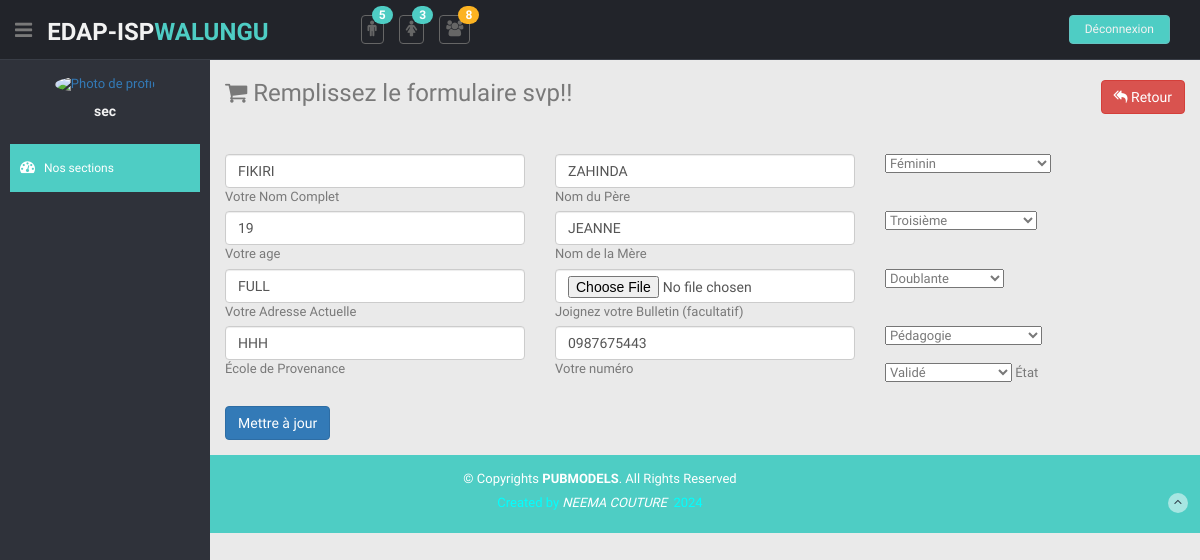
Screenshot of /edit.php?id=19 (signed in) with the database file from the repository.
### tables this page shows
CREATE TABLE IF NOT EXISTS `inscription` (
  `id` int NOT NULL AUTO_INCREMENT,
  `noms` varchar(255) NOT NULL,
  `genre` varchar(50) NOT NULL,
  `nompere` varchar(255) NOT NULL,
  `age` varchar(255) NOT NULL,
  `classe` varchar(50) NOT NULL,
  `nommere` varchar(255) NOT NULL,
  `adresse` varchar(255) NOT NULL,
  `etatClasse` varchar(50) NOT NULL,
  `bulletin` varchar(255) NOT NULL,
  `ecoleprov` varchar(255) NOT NULL,
  `section` varchar(50) NOT NULL,
  `numTel` varchar(255) NOT NULL,
  `etat` varchar(255) NOT NULL,
  `date` timestamp NOT NULL,
  PRIMARY KEY (`id`)
);

### total_general.php (called while the page is built, shortened)
<?php
function getTotalInscriptionsValide() {
    $pdo = getConnection();
    $sql = "SELECT COUNT(*) FROM inscription WHERE etat = 'validé'";
    $stmt = $pdo->prepare($sql);
    $stmt->execute();
    return $stmt->fetchColumn();
}
$totalInscriptionsValide = getTotalInscriptionsValide();
function getTotalFilleValide() {
    $pdo = getConnection();
    $sql = "SELECT COUNT(*) FROM inscription WHERE etat = 'validé' AND genre = 'F'";
    $stmt = $pdo->prepare($sql);
    $stmt->execute();
    return $stmt->fetchColumn();
}
$totalFilleValide = getTotalFilleValide();
function getTotalGarconValide() {
    $pdo = getConnection();
    $sql = "SELECT COUNT(*) FROM inscription WHERE etat = 'validé' AND genre = 'M'";
    $stmt = $pdo->prepare($sql);
    $stmt->execute();
    return $stmt->fetchColumn();
}
$totalGarconValide = getTotalGarconValide();
?>

### auth.php (called while the page is built, shortened)
<?php
function getUserInfo() {
    if (isset($_SESSION['user_id'])) {
        return [
            'username' => $_SESSION['username'] ?? 'Invité',
            'photo' => $_SESSION['photo'] ?? 'default.jpg',
        ];
    }
    return [
        'username' => 'Invité',
        'photo' => 'default.jpg',
    ];
}
?>

### edit.php (the view, shortened to what this page needs)
<?php
require_once 'C:/wamp64/www/edap/auth.php';
require_once 'total_general.php';
$userInfo = getUserInfo();
$username = $userInfo['username'];
$photo = $userInfo['photo'] ?? 'uploads/default.jpg';
$inscription = null;
if (isset($_GET['id'])) {
    $id = intval($_GET['id']);
    $pdo = getConnection();
    $stmt = $pdo->prepare("SELECT * FROM inscription WHERE id = :id");
    $stmt->bindValue(':id', $id, PDO::PARAM_INT);
    $stmt->execute();
    $inscription = $stmt->fetch(PDO::FETCH_ASSOC);
}
?>
<!DOCTYPE html>
<html lang="en">
<head>
    <link href="lib/bootstrap/css/bootstrap.min.css" rel="stylesheet">
    <link href="lib/font-awesome/css/font-awesome.css" rel="stylesheet" />
    <link href="css/style.css" rel="stylesheet">
    <link href="css/style-responsive.css" rel="stylesheet">
    <link href="lib/advanced-datatable/css/demo_page.css" rel="stylesheet" />
    <link href="lib/advanced-datatable/css/demo_table.css" rel="stylesheet" />
    <link rel="stylesheet" href="lib/advanced-datatable/css/DT_bootstrap.css" />
    <link rel="stylesheet" href="https://cdn.datatables.net/1.10.21/css/jquery.dataTables.min.css">
</head>
<body>
<section id="container">
    <header class="header black-bg">
        <div class="sidebar-toggle-box">
            <div class="fa fa-bars tooltips" data-placement="right" data-original-title="Toggle Navigation"></div>
        </div>
        <a href="index.php" class="logo"><b>EDAP-ISP<span>WALUNGU</span></b></a>
        <div class="nav notify-row" id="top_menu">
            <ul class="nav top-menu">
                <li class="dropdown">
                    <a data-toggle="dropdown" class="dropdown-toggle" href="index.html#">
                        <i class="fa fa-male"></i>
                        <span class="badge bg-theme"><?= htmlspecialchars($totalGarconValide) ?></span>
                    </a>
                </li>
                <li id="header_inbox_bar" class="dropdown">
                    <a data-toggle="dropdown" class="dropdown-toggle" href="index.html#">
                        <i class="fa fa-female"></i>
                        <span class="badge bg-theme"><?= htmlspecialchars($totalFilleValide) ?></span>
                    </a>
                </li>
                <li id="header_notification_bar" class="dropdown">
                    <a data-toggle="dropdown" class="dropdown-toggle" href="index.html#">
                        <i class="fa fa-group"></i>
                        <span class="badge bg-warning"><?= htmlspecialchars($totalInscriptionsValide) ?></span>
                    </a>
                </li>
            </ul>
        </div>
        <div class="top-menu">
            <ul class="nav pull-right top-menu">
                <li><a class="logout" href="logout.php">Déconnexion</a></li>
            </ul>
        </div>
    </header>
    <aside>
        <div id="sidebar" class="nav-collapse ">
            <ul class="sidebar-menu" id="nav-accordion">
                <p class="centered">
                <?php if ($photo): ?>
                    <a href=""><img src="<?= htmlspecialchars($photo) ?>" alt="Photo de profil" class="img-circle" style="width: 150px; height: auto;"></a>
                <?php endif; ?>
                </p>
                <h5 class="centered"><?= htmlspecialchars($username) ?></h5>
                <li class="mt">
                    <a class="active" href="">
                        <i class="fa fa-dashboard"></i>
                        <span>Nos sections</span>
                    </a>
                </li>
            </ul>
        </div>
    </aside>
    <section id="main-content">
        <section class="wrapper">
            <h3><i class="fa fa-shopping-cart"></i> Remplissez le formulaire svp!! <a href="index.php"><button class="btn btn-large btn-danger pull-right"><i class="fa fa-reply-all"></i> Retour</button></a> </h3>
            <br><br>
            <form method="POST" action="edit.php?id=<?= htmlspecialchars($inscription['id'] ?? '') ?>" enctype="multipart/form-data">
                <div class="row">
                    <div class="col-md-4 mb-3">
                        <div class="form-floating">
                            <input type="text" name="noms" class="form-control" value="<?= htmlspecialchars($inscription['noms'] ?? '') ?>" required>
                            <label for="floatingInput1">Votre Nom Complet</label>
                        </div>
                    </div>
                    <div class="col-md-4 mb-3">
                        <div class="form-floating">
                            <input type="text" name="nompere" class="form-control" value="<?= htmlspecialchars($inscription['nompere'] ?? '') ?>" required>
                            <label for="floatingInput2">Nom du Père</label>
                        </div>
                    </div>
                    <div class="col-md-4 mb-3">
                        <div class="form-floating">
                            <select name="genre" class="form-select" required>
                                <option value="F" <?= ($inscription['genre'] == 'F') ? 'selected' : ''; ?>>Féminin</option>
                            </select>
                        </div>
                    </div>
                </div>
                <div class="row">
                    <div class="col-md-4 mb-3">
                        <div class="form-floating">
                            <input type="text" name="age" class="form-control" value="<?= htmlspecialchars($inscription['age'] ?? '') ?>" required>
                            <label for="floatingInput3">Votre age</label>
                        </div>
                    </div>
                    <div class="col-md-4 mb-3">
                        <div class="form-floating">
                            <input type="text" name="nommere" class="form-control" value="<?= htmlspecialchars($inscription['nommere'] ?? '') ?>" required>
                            <label for="floatingInput4">Nom de la Mère</label>
                        </div>
                    </div>
                    <div class="col-md-4 mb-3">
                        <div class="form-floating">
                            <select name="classe" class="form-select" required>
                                <option value="3ème" <?= ($inscription['classe'] == '3ème') ? 'selected' : ''; ?>>Troisième</option>
                            </select>
                        </div>
                    </div>
                </div>
                <div class="row">
                    <div class="col-md-4 mb-3">
                        <div class="form-floating">
                            <input type="text" name="adresse" class="form-control" value="<?= htmlspecialchars($inscription['adresse'] ?? '') ?>" required>
                            <label for="floatingInput5">Votre Adresse Actuelle</label>
                        </div>
                    </div>
                    <div class="col-md-4 mb-3">
                        <div class="form-floating">
                            <input type="file" name="bulletin" class="form-control" accept="application/pdf">
                            <label for="floatingInput6">Joignez votre Bulletin (facultatif)</label>
                        </div>
                    </div>
                    <div class="col-md-4 mb-3">
                        <div class="form-floating">
                            <select name="etatClasse" class="form-select" required>
                                <option value="Doublante" <?= ($inscription['etatClasse'] == 'Doublante') ? 'selected' : ''; ?>>Doublante</option>
                            </select>
                        </div>
                    </div>
                </div>
                <div class="row">
                    <div class="col-md-4 mb-3">
                        <div class="form-floating">
                            <input type="text" name="ecoleprov" class="form-control" value="<?= htmlspecialchars($inscription['ecoleprov'] ?? '') ?>" required>
                            <label for="floatingInput7">École de Provenance</label>
                        </div>
                    </div>
                    <div class="col-md-4 mb-3">
                        <div class="form-floating">
                            <input type="number" name="numTel" class="form-control" value="<?= htmlspecialchars($inscription['numTel'] ?? '') ?>" required>
                            <label for="floatingInput8">Votre numéro</label>
                        </div>
                    </div>
                    <div class="col-md-4 mb-3">
                        <div class="form-floating">
                            <select name="section" class="form-select" required>
                                <option value="Péd" <?= ($inscription['section'] == 'Péd') ? 'selected' : ''; ?>>Pédagogie</option>
                            </select>
                        </div>
                    </div><br><br>
                    <div class="col-md-4 mb-3">
                      <div class="form-floating">
                          <select name="etat" class="form-select" required>
                              <option value="validé" <?= ($inscription['etat'] == 'validé') ? 'selected' : ''; ?>>Validé</option>
                          </select>
                          <label for="etat">État</label>
                      </div>
                  </div>
                </div>
                <br>
                <button type="submit" class="btn btn-primary">Mettre à jour</button>
            </form>
        </section>
    </section>
    <footer class="site-footer">
        <div class="text-center">
            <p>&copy; Copyrights <strong>PUBMODELS</strong>. All Rights Reserved</p>
            <div class="credits" style="color: aqua;">
                <p>Created by <a href="https://www.linkedin.com/in/egide-batera-81057a217/?originalSubdomain=cd"><em>NEEMA COUTURE</em></a> &nbsp;<?= date('Y') ?></p>
            </div>
            <a href="panels.html#" class="go-top">
                <i class="fa fa-angle-up"></i>
            </a>
        </div>
    </footer>
</section>
</body>
</html>

### css/style.css (style rules this page uses)
body { color: #797979; background: #eaeaea; font-family: 'Ruda', sans-serif; padding: 0px !important; margin: 0px !important; font-size:13px; }
ul li { list-style: none; }
a, a:hover, a:focus { text-decoration: none; outline: none; }
#container { width: 100%; height: 100%; }
.bg-theme { background-color: #4ECDC4; }
.centered { text-align: center; }
.mt { margin-top: 25px; }
ul.top-menu > li > .logout { color: #f2f2f2; font-size: 12px; border-radius: 4px; -webkit-border-radius: 4px; border: 1px solid #64c3c2 !important; padding: 5px 15px; margin-right: 15px; background: #4ECDC4; margin-top: 15px; }
#sidebar { width: 210px; height: 100%; position: fixed; background: #2f323a; }
#sidebar h5 { color: #f2f2f2; font-weight: 700; }
#sidebar ul li { position: relative; }
ul.sidebar-menu , ul.sidebar-menu li ul.sub { margin: -2px 0 0; padding: 0; }
ul.sidebar-menu { margin-top: 75px; }
ul.sidebar-menu li { margin-bottom: 5px; margin-left:10px; margin-right:10px; }
ul.sidebar-menu li a span { display: inline-block; }
ul.sidebar-menu li a { color: #aeb2b7; text-decoration: none; display: block; padding: 15px 0 15px 10px; font-size: 12px; outline: none; -webkit-transition: all 0.3s ease; -moz-transition: all 0.3s ease; -o-transition: all 0.3s ease; -ms-transition: all 0.3s ease; transition: all 0.3s ease; }
ul.sidebar-menu li a.active, ul.sidebar-menu li a:hover, ul.sidebar-menu li a:focus { background: #4ECDC4; color: #fff; display: block; -webkit-transition: all 0.3s ease; -moz-transition: all 0.3s ease; -o-transition: all 0.3s ease; -ms-transition: all 0.3s ease; transition: all 0.3s ease; }
ul.sidebar-menu li a i { font-size: 15px; padding-right: 6px; }
ul.sidebar-menu li a.active i { color: #fff; }
#main-content { margin-left: 210px; }
.header, .footer { min-height: 60px; padding: 0 15px; }
.header { position: fixed; left: 0; right: 0; z-index: 1002; }
.black-bg { background: #22242a; border-bottom: 1px solid #393d46; }
.wrapper { display: inline-block; margin-top: 60px; padding-left: 15px; padding-right: 15px; padding-bottom: 15px; padding-top: 0px; width: 100%; }
a.logo { font-size: 24px; color: #f2f2f2; float: left; margin-top: 15px; text-transform: uppercase; }
a.logo b { font-weight: 900; }
a.logo span { color: #4ECDC4; }
#top_menu .nav > li, ul.top-menu > li { float: left; }
.notify-row { float: left; margin-top: 15px; margin-left: 92px; }
ul.top-menu > li > a { color: #666666; font-size: 16px; border-radius: 4px; -webkit-border-radius: 4px; border:1px solid #666666 !important; padding: 2px 6px; margin-right: 15px; }
.notify-row .badge { position: absolute; right: -10px; top: -10px; z-index: 100; }
.sidebar-toggle-box { float: left; padding-right: 15px; margin-top: 20px; }
.sidebar-toggle-box .fa-bars { cursor: pointer; display: inline-block; font-size: 20px; }
label { font-weight: 400; }
.badge.bg-warning { background: #FCB322; }
.site-footer { background: #4ECDC4; color: #fff; padding: 15px 0; }
.site-footer p { margin-bottom: 5px; }
.credits, .credits a { color: #fff; }
.go-top { margin-right: 1%; margin-top: -25px; float: right; background: rgba(255,255,255,.5); width: 20px; height: 20px; border-radius: 50%; -webkit-border-radius: 50%; }
.go-top i { color: #2A3542; }

### rows the page displays
inscription: noms "FIKIRI", nompere "ZAHINDA", genre "Féminin", age "19", nommere "JEANNE", classe "Troisième", adresse "FULL", etatClasse "Doublante", ecoleprov "HHH", numTel "0987675443", section "Pédagogie", etat "Validé"

### other values shown
$totalGarconValide "5"
$totalFilleValide "3"
$totalInscriptionsValide "8"
$username "sec"
